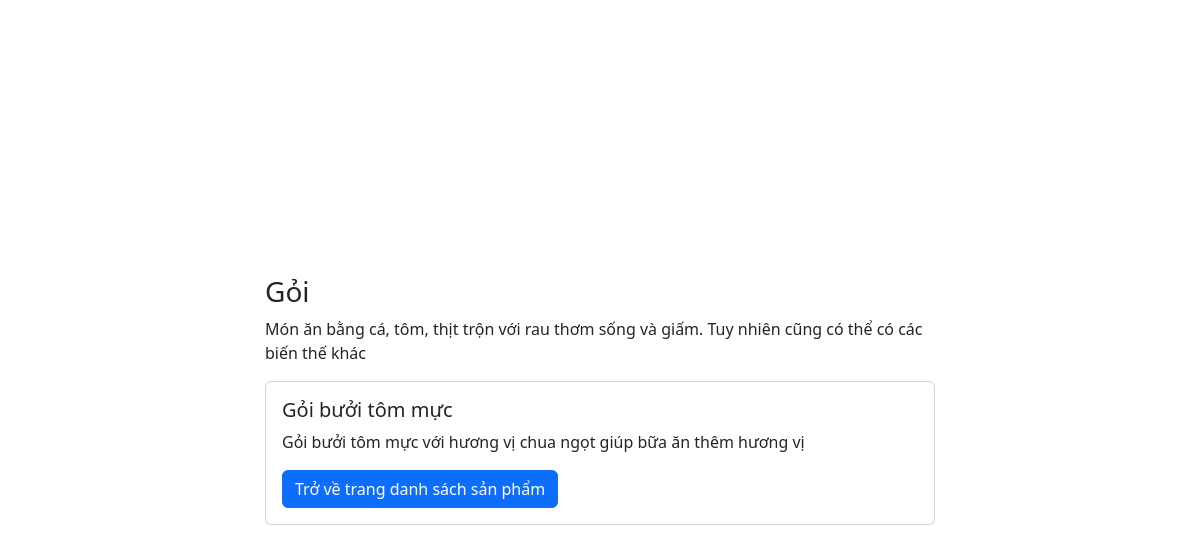
The page /view/view_detail/index.php?maMonAn=M004 on the database its author committed.
### tables this page shows
CREATE TABLE `mon_an` (
  `tenMonAn` varchar(50) NOT NULL,
  `maMonAn` varchar(15) NOT NULL,
  `moTaMonan` varchar(100) NOT NULL,
  `giaNiemYet` int(11) NOT NULL
);

CREATE TABLE `nhom_mon_an` (
  `tenNhomMonAn` varchar(30) NOT NULL,
  `maNhomMonAn` varchar(15) NOT NULL,
  `moTaNhomMonAn` varchar(100) NOT NULL
);

### view/view_detail/index.php (the view, shortened to what this page needs)
<!doctype html>
<html lang='en'>
<head>
    <link href='cover.css' rel='stylesheet'>
    <link href='https://cdn.jsdelivr.net/npm/bootstrap@5.2.3/dist/css/bootstrap.min.css' rel='stylesheet'>
</head>
<body class=''>
    <main class='main-content w-100 m-auto'>
        <?php
        if (isset($_GET['maMonAn'])) {
            $conn = OpenCon();
            $maMonAn = $_GET['maMonAn'];
            $query = "SELECT * FROM `mon_an` WHERE maMonAn = '$maMonAn';";
            $result = $conn->query($query);
            if ($result->num_rows > 0) {
                while ($row = $result->fetch_assoc()) {
                    $maMonAn = $row['maMonAn'];
                    $query = "SELECT * FROM `mon_an_thuoc_nhom` WHERE maMonAn = '$maMonAn';";
                    $result1 = $conn->query($query);
                    $result2 = $result1->fetch_assoc()['maNhomMonAn'] ?? '';
                    $query1 = "SELECT * FROM `nhom_mon_an` WHERE maNhomMonAn = '$result2';";
                    $result3 = $conn->query($query1);
                    $result4 = $result3->fetch_assoc()['tenNhomMonAn'] ?? '';
                    $result3 = $conn->query($query1);
                    $result5 = $result3->fetch_assoc()['moTaNhomMonAn'] ?? '';
                    echo "<div>
                    <h3>$result4</h3>
                    <p>$result5</p>
                </div>";
                }
            }
        }
        ?>
        <?php
        if (isset($_GET['maMonAn'])) {
            $conn = OpenCon();
            $maMonAn = $_GET['maMonAn'];
            $query = "SELECT * FROM `mon_an` WHERE maMonAn = '$maMonAn';";
            $result = $conn->query($query);
            if ($result->num_rows > 0) {
                while ($row = $result->fetch_assoc()) {
                    $maMonAn = $row['maMonAn'];
                    $tenMonAn = $row['tenMonAn'];
                    $moTaMonan = $row['moTaMonan'];
                    $query = "SELECT * FROM `anh_mon_an` WHERE maMonAn = '$maMonAn';";
                    $result1 = $conn->query($query);
                    $result2 = $result1->fetch_assoc()['anhMonAn'] ?? '';
                    echo "<div class='card'>
                <img src='$result2' class='card-img-top' alt=''>
                <div class='card-body'>
                    <h5 class='card-title'>$tenMonAn</h5>
                    <p class='card-text'>$moTaMonan</p>
                    <a href='../' class='btn btn-primary'>Trở về trang danh sách sản phẩm</a>
                </div>
            </div>";
                }
            }
        }
        ?>
    </main>
</body>
</html>

### view/view_detail/cover.css (style rules this page uses)
html, body { height: 100%; }
body { display: flex; align-items: center; padding-top: 40px; padding-bottom: 40px; background-color: #f5f5f5; }
.main-content { max-width: 700px; padding: 15px; }

### rows shown on the page
mon_an: nhom_mon_an.tenNhomMonAn "Gỏi", nhom_mon_an.moTaNhomMonAn "Món ăn bằng cá, tôm, thịt trộn với rau thơm sống và giấm. Tuy nhiên cũng có thể có các biến thế khác", tenMonAn "Gỏi bưởi tôm mực", moTaMonan "Gỏi bưởi tôm mực với hương vị chua ngọt giúp bữa ăn thêm hương vị"
